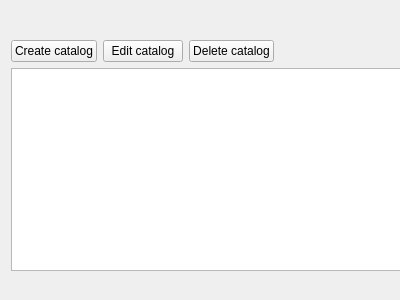
<?xml version="1.0" encoding="UTF-8"?>
<ui version="4.0">
 <class>ProductManagerForm</class>
 <widget class="QWidget" name="ProductManagerForm">
  <property name="geometry">
   <rect>
    <x>0</x>
    <y>0</y>
    <width>400</width>
    <height>300</height>
   </rect>
  </property>
  <property name="sizePolicy">
   <sizepolicy hsizetype="Expanding" vsizetype="Expanding">
    <horstretch>0</horstretch>
    <verstretch>0</verstretch>
   </sizepolicy>
  </property>
  <property name="windowTitle">
   <string>Product Manager Form</string>
  </property>
  <property name="windowOpacity">
   <double>1.000000000000000</double>
  </property>
  <property name="autoFillBackground">
   <bool>false</bool>
  </property>
  <widget class="QWidget" name="gridLayoutWidget">
   <property name="geometry">
    <rect>
     <x>11</x>
     <y>40</y>
     <width>415</width>
     <height>231</height>
    </rect>
   </property>
   <layout class="QGridLayout" name="gridLayout">
    <item row="2" column="0">
     <widget class="QTableView" name="tableView">
      <property name="alternatingRowColors">
       <bool>true</bool>
      </property>
      <property name="selectionMode">
       <enum>QAbstractItemView::SingleSelection</enum>
      </property>
      <property name="selectionBehavior">
       <enum>QAbstractItemView::SelectRows</enum>
      </property>
      <property name="sortingEnabled">
       <bool>true</bool>
      </property>
      <attribute name="horizontalHeaderStretchLastSection">
       <bool>true</bool>
      </attribute>
      <attribute name="verticalHeaderStretchLastSection">
       <bool>false</bool>
      </attribute>
     </widget>
    </item>
    <item row="0" column="0">
     <layout class="QHBoxLayout" name="horizontalLayout">
      <item>
       <widget class="QPushButton" name="pushButton_2">
        <property name="text">
         <string>Create catalog</string>
        </property>
       </widget>
      </item>
      <item>
       <widget class="QPushButton" name="pushButton_3">
        <property name="text">
         <string>Edit catalog</string>
        </property>
       </widget>
      </item>
      <item>
       <widget class="QPushButton" name="pushButton_4">
        <property name="text">
         <string>Delete catalog</string>
        </property>
       </widget>
      </item>
      <item>
       <spacer name="horizontalSpacer">
        <property name="orientation">
         <enum>Qt::Horizontal</enum>
        </property>
        <property name="sizeHint" stdset="0">
         <size>
          <width>40</width>
          <height>20</height>
         </size>
        </property>
       </spacer>
      </item>
     </layout>
    </item>
   </layout>
  </widget>
 </widget>
 <resources/>
 <connections/>
 <slots>
  <slot>createCatalog()</slot>
 </slots>
</ui>
